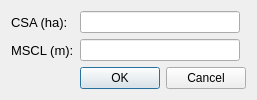
<?xml version="1.0" encoding="UTF-8"?>
<ui version="4.0">
 <class>CSAMSCLDialogBase</class>
 <widget class="QDialog" name="CSAMSCLDialogBase">
  <property name="geometry">
   <rect>
    <x>0</x>
    <y>0</y>
    <width>364</width>
    <height>166</height>
   </rect>
  </property>
  <property name="sizePolicy">
   <sizepolicy hsizetype="Preferred" vsizetype="Expanding">
    <horstretch>0</horstretch>
    <verstretch>0</verstretch>
   </sizepolicy>
  </property>
  <property name="windowTitle">
   <string>Parameters Setting</string>
  </property>
  <layout class="QFormLayout" name="formLayout">
   <property name="sizeConstraint">
    <enum>QLayout::SetFixedSize</enum>
   </property>
   <item row="0" column="0">
    <layout class="QGridLayout" name="gridLayout">
     <property name="sizeConstraint">
      <enum>QLayout::SetDefaultConstraint</enum>
     </property>
     <item row="2" column="0">
      <widget class="QLabel" name="label_5">
       <property name="font">
        <font>
         <pointsize>10</pointsize>
        </font>
       </property>
       <property name="text">
        <string>MSCL (m):</string>
       </property>
      </widget>
     </item>
     <item row="3" column="1" colspan="2">
      <widget class="QDialogButtonBox" name="button_box">
       <property name="font">
        <font/>
       </property>
       <property name="orientation">
        <enum>Qt::Horizontal</enum>
       </property>
       <property name="standardButtons">
        <set>QDialogButtonBox::Cancel|QDialogButtonBox::Ok</set>
       </property>
      </widget>
     </item>
     <item row="1" column="1">
      <widget class="QLineEdit" name="lineEdit_CSA2"/>
     </item>
     <item row="2" column="1">
      <widget class="QLineEdit" name="lineEdit_MSCL2"/>
     </item>
     <item row="1" column="0">
      <widget class="QLabel" name="label_4">
       <property name="font">
        <font>
         <pointsize>10</pointsize>
        </font>
       </property>
       <property name="text">
        <string>CSA (ha):</string>
       </property>
      </widget>
     </item>
    </layout>
   </item>
  </layout>
 </widget>
 <resources/>
 <connections>
  <connection>
   <sender>button_box</sender>
   <signal>rejected()</signal>
   <receiver>CSAMSCLDialogBase</receiver>
   <slot>reject()</slot>
   <hints>
    <hint type="sourcelabel">
     <x>20</x>
     <y>20</y>
    </hint>
    <hint type="destinationlabel">
     <x>20</x>
     <y>20</y>
    </hint>
   </hints>
  </connection>
  <connection>
   <sender>button_box</sender>
   <signal>accepted()</signal>
   <receiver>CSAMSCLDialogBase</receiver>
   <slot>accept()</slot>
   <hints>
    <hint type="sourcelabel">
     <x>20</x>
     <y>20</y>
    </hint>
    <hint type="destinationlabel">
     <x>20</x>
     <y>20</y>
    </hint>
   </hints>
  </connection>
 </connections>
</ui>
